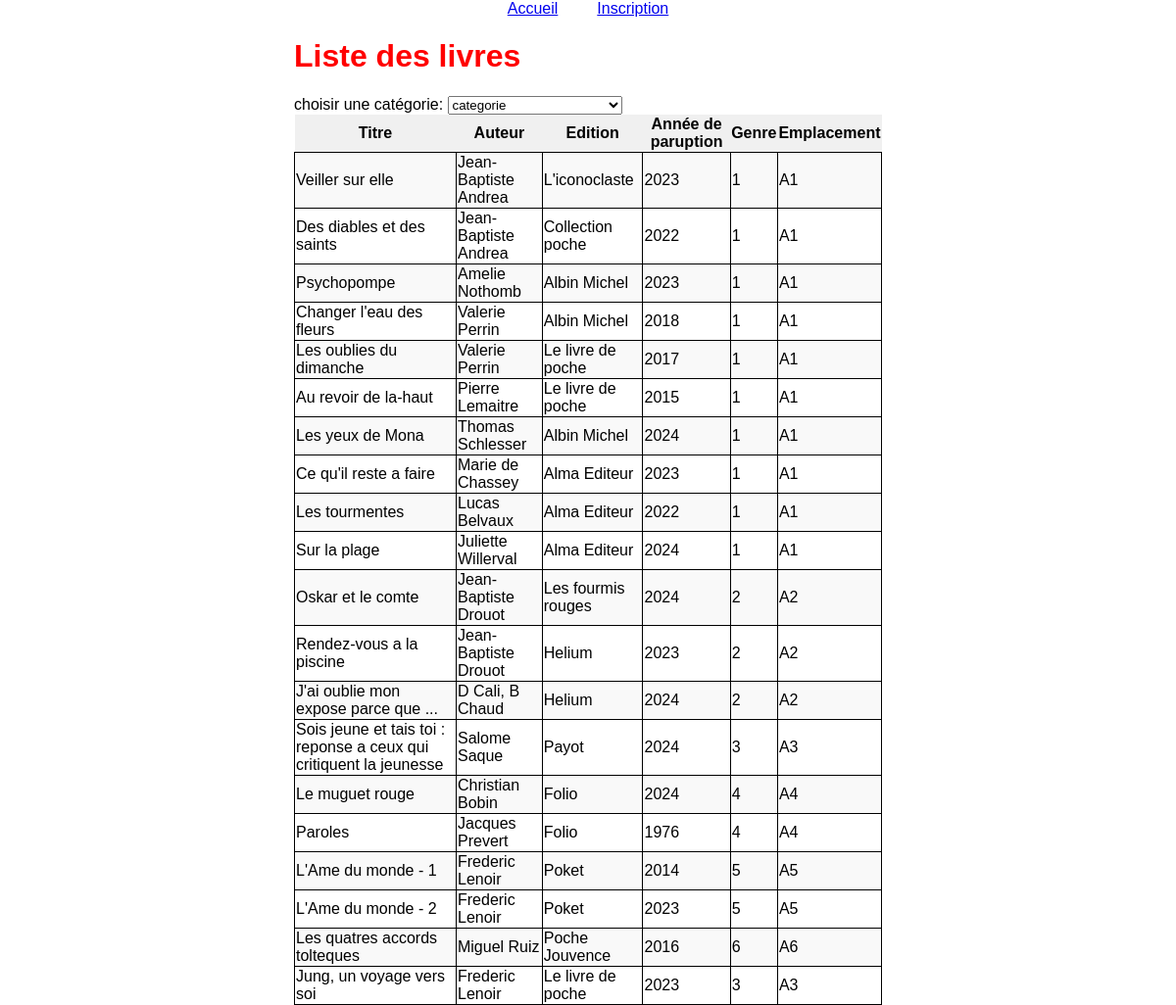
The page / on the database its author committed.
### tables this page shows
CREATE TABLE Book(
    id INT NOT NULL AUTO_INCREMENT,
    title VARCHAR(128) NOT NULL,
    author VARCHAR(128) NOT NULL,
    edition VARCHAR(64) NOT NULL,
    publication_year INT NOT NULL,
    genre INT NOT NULL,
    location VARCHAR(64) NOT NULL,
    borrowed_by INT,
    PRIMARY KEY(id),
    FOREIGN KEY(genre) REFERENCES Category(id),
    FOREIGN KEY(borrowed_by) REFERENCES Customer(id)
);

### controller/home.php (called while the page is built, shortened)
<?php
class HomeController extends Controller {
	public function render() {
		$books = $this->model->getAllBooks();
		require_once 'view/home.php';
	}
}

### controller/controller.php (called while the page is built, shortened)
<?php
class Controller {
    public function __construct() {
        $this->model = new Model();
    }
}

### model/model.php (called while the page is built, shortened)
<?php
class Model {
	private static $db;
	public function __construct() {
		try {
			self::$db = new PDO('mysql:host='.SERVER.';dbname='.BASE.';charset=utf8', USER, PASSWD);
		} catch (Exception $e) {
			die('Erreur : ' . $e->getMessage());
		}
	}
	public function executeRequest(string $requete, array $params = []) {
		try {
			$stmt = self::$db->prepare($requete);
			$stmt->execute($params);
			return $stmt->fetchAll(PDO::FETCH_ASSOC);
		} catch (Exception $e) {
			die('Erreur : ' . $e->getMessage());
		}
	}
	public function getAllBooks() {
		$requete = "SELECT * FROM BOOK";
		return $this->executeRequest($requete);
	}
}

### view/home.php (the view, shortened to what this page needs)
<main id="home">
	<h1>Liste des livres</h1>
	<label for="categorie-select">choisir une catégorie:</label>
	<select name="categorie" id="categorie-select">
		<option value="">categorie</option>
	</select>
	<table>
		<thead>
			<tr>
				<th>Titre</th>
				<th>Auteur</th>
				<th>Edition</th>
				<th>Année de paruption</th>
				<th>Genre</th>
				<th>Emplacement</th>
			</tr>
		</thead>
		<tbody>
			<?php foreach ($books as $book) : ?>
				<tr>
					<td><?= $book['title'] ?></td>
					<td><?= $book['author'] ?></td>
					<td><?= $book['edition'] ?></td>
					<td><?= $book['publication_year'] ?></td>
					<td><?= $book['genre'] ?></td>
					<td><?= $book['location'] ?></td>
				</tr>
			<?php endforeach; ?>
		</tbody>
	</table>
</main>
<?php
$content = ob_get_clean();
require_once 'view/layout/layout.php'; ?>

### index.php (shortened to what this page needs)
<?php
require_once 'model/model.php';
require_once 'controller/controller.php';
require_once 'controller/home.php';
if(isset($_GET['action'])) {
	switch($_GET['action']) {
		case 'home':
			$controller = new HomeController();
			$controller->render();
			break;
		case 'register':
			$controller = new RegisterController();
			$controller->render();
			break;
		default:
			header('Location: ./');
			break;
	}
}
else {
	$controller = new HomeController();
	$controller->render();
}

### view/layout/layout.php (shortened to what this page needs)
<!DOCTYPE html>
<html lang="fr">
<head>
	<link rel="stylesheet" href="css/layout.css">
	<link rel="stylesheet" href="css/home.css">
</head>
<body>
	<header>
		<nav>
			<ul>
				<li><a href="./">Accueil</a></li>
				<li><a href="index.php?action=register">Inscription</a></li>
			</ul>
		</nav>
	</header>
	<?= $content; ?>
</body>
</html>

### css/layout.css (style rules this page uses)
html { font-family: Arial, Helvetica, sans-serif; }
body { margin: 0; }
header { background-color: #fff; position: sticky; top: 0; left: 0; right: 0; z-index: 1; }
header ul { display: flex; justify-content: center; align-items: center; list-style: none; margin: 0; padding: 0; }
header li { margin: 0 20px; }
main { margin: 0 auto; position: sticky; width: 50%; }

### css/home.css (style rules this page uses)
#home h1 { color: red; }
#home table { border-collapse: collapse; }
#home table tr:nth-child(odd) { background-color: #f9f9f9; }
#home table th { background-color: #f0f0f0; }
#home table td { border: 1px solid black; }

### rows shown on the page
book: title "Veiller sur elle", author "Jean-Baptiste Andrea", edition "L'iconoclaste", publication_year "2023", genre "1", location "A1"
book: title "Des diables et des saints", author "Jean-Baptiste Andrea", edition "Collection poche", publication_year "2022", genre "1", location "A1"
book: title "Psychopompe", author "Amelie Nothomb", edition "Albin Michel", publication_year "2023", genre "1", location "A1"
book: title "Changer l'eau des fleurs", author "Valerie Perrin", edition "Albin Michel", publication_year "2018", genre "1", location "A1"
book: title "Les oublies du dimanche", author "Valerie Perrin", edition "Le livre de poche", publication_year "2017", genre "1", location "A1"
book: title "Au revoir de la-haut", author "Pierre Lemaitre", edition "Le livre de poche", publication_year "2015", genre "1", location "A1"
book: title "Les yeux de Mona", author "Thomas Schlesser", edition "Albin Michel", publication_year "2024", genre "1", location "A1"
book: title "Ce qu'il reste a faire", author "Marie de Chassey", edition "Alma Editeur", publication_year "2023", genre "1", location "A1"
book: title "Les tourmentes", author "Lucas Belvaux", edition "Alma Editeur", publication_year "2022", genre "1", location "A1"
book: title "Sur la plage", author "Juliette Willerval", edition "Alma Editeur", publication_year "2024", genre "1", location "A1"
book: title "Oskar et le comte", author "Jean-Baptiste Drouot", edition "Les fourmis rouges", publication_year "2024", genre "2", location "A2"
book: title "Rendez-vous a la piscine", author "Jean-Baptiste Drouot", edition "Helium", publication_year "2023", genre "2", location "A2"
book: title "J'ai oublie mon expose parce que ...", author "D Cali, B Chaud", edition "Helium", publication_year "2024", genre "2", location "A2"
book: title "Sois jeune et tais toi : reponse a ceux qui critiquent la jeunesse", author "Salome Saque", edition "Payot", publication_year "2024", genre "3", location "A3"
book: title "Le muguet rouge", author "Christian Bobin", edition "Folio", publication_year "2024", genre "4", location "A4"
book: title "Paroles", author "Jacques Prevert", edition "Folio", publication_year "1976", genre "4", location "A4"
book: title "L'Ame du monde - 1", author "Frederic Lenoir", edition "Poket", publication_year "2014", genre "5", location "A5"
book: title "L'Ame du monde - 2", author "Frederic Lenoir", edition "Poket", publication_year "2023", genre "5", location "A5"
book: title "Les quatres accords tolteques", author "Miguel Ruiz", edition "Poche Jouvence", publication_year "2016", genre "6", location "A6"
book: title "Jung, un voyage vers soi", author "Frederic Lenoir", edition "Le livre de poche", publication_year "2023", genre "3", location "A3"
